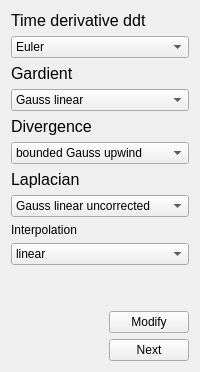
          <widget class="QWidget" name="tab_4">
           <attribute name="title">
            <string>Discretization-&gt;</string>
           </attribute>
           <layout class="QGridLayout" name="gridLayout_15">
            <item row="8" column="0">
             <widget class="QLabel" name="label_26">
              <property name="text">
               <string>Interpolation</string>
              </property>
             </widget>
            </item>
            <item row="5" column="0">
             <widget class="QComboBox" name="divergence_comboBox">
              <item>
               <property name="text">
                <string>bounded Gauss upwind</string>
               </property>
              </item>
              <item>
               <property name="text">
                <string>none</string>
               </property>
              </item>
             </widget>
            </item>
            <item row="3" column="0">
             <widget class="QComboBox" name="gardient_comboBox">
              <item>
               <property name="text">
                <string>Gauss linear</string>
               </property>
              </item>
              <item>
               <property name="text">
                <string>Gauss cubic</string>
               </property>
              </item>
              <item>
               <property name="text">
                <string>leastSquares</string>
               </property>
              </item>
              <item>
               <property name="text">
                <string>none</string>
               </property>
              </item>
             </widget>
            </item>
            <item row="9" column="0">
             <widget class="QComboBox" name="interpolation_comboBox">
              <item>
               <property name="text">
                <string>linear</string>
               </property>
              </item>
              <item>
               <property name="text">
                <string>cubic</string>
               </property>
              </item>
              <item>
               <property name="text">
                <string>none</string>
               </property>
              </item>
             </widget>
            </item>
            <item row="2" column="0">
             <widget class="QLabel" name="label_23">
              <property name="font">
               <font>
                <pointsize>12</pointsize>
               </font>
              </property>
              <property name="text">
               <string>Gardient</string>
              </property>
             </widget>
            </item>
            <item row="1" column="0">
             <widget class="QComboBox" name="derivative_comboBox">
              <item>
               <property name="text">
                <string>Euler</string>
               </property>
              </item>
              <item>
               <property name="text">
                <string>backward</string>
               </property>
              </item>
              <item>
               <property name="text">
                <string>localEuler</string>
               </property>
              </item>
              <item>
               <property name="text">
                <string>steadyState</string>
               </property>
              </item>
              <item>
               <property name="text">
                <string>none</string>
               </property>
              </item>
             </widget>
            </item>
            <item row="6" column="0">
             <widget class="QLabel" name="label_25">
              <property name="font">
               <font>
                <pointsize>12</pointsize>
               </font>
              </property>
              <property name="text">
               <string>Laplacian</string>
              </property>
             </widget>
            </item>
            <item row="0" column="0">
             <widget class="QLabel" name="label_22">
              <property name="font">
               <font>
                <pointsize>12</pointsize>
               </font>
              </property>
              <property name="text">
               <string>Time derivative ddt</string>
              </property>
             </widget>
            </item>
            <item row="4" column="0">
             <widget class="QLabel" name="label_24">
              <property name="font">
               <font>
                <pointsize>12</pointsize>
               </font>
              </property>
              <property name="text">
               <string>Divergence</string>
              </property>
             </widget>
            </item>
            <item row="11" column="0">
             <layout class="QGridLayout" name="gridLayout_16">
              <item row="2" column="1">
               <widget class="QPushButton" name="run_function_button">
                <property name="text">
                 <string>Next</string>
                </property>
               </widget>
              </item>
              <item row="1" column="0">
               <spacer name="horizontalSpacer_6">
                <property name="orientation">
                 <enum>Qt::Horizontal</enum>
                </property>
                <property name="sizeHint" stdset="0">
                 <size>
                  <width>40</width>
                  <height>20</height>
                 </size>
                </property>
               </spacer>
              </item>
              <item row="1" column="1">
               <widget class="QPushButton" name="change_function_button">
                <property name="text">
                 <string>Modify</string>
                </property>
               </widget>
              </item>
             </layout>
            </item>
            <item row="7" column="0">
             <widget class="QComboBox" name="laplacian_comboBox">
              <item>
               <property name="text">
                <string>Gauss linear uncorrected</string>
               </property>
              </item>
              <item>
               <property name="text">
                <string>Gauss linear corrected</string>
               </property>
              </item>
              <item>
               <property name="text">
                <string>Gauss linear orthogonal</string>
               </property>
              </item>
              <item>
               <property name="text">
                <string>none</string>
               </property>
              </item>
             </widget>
            </item>
            <item row="10" column="0">
             <spacer name="verticalSpacer_5">
              <property name="orientation">
               <enum>Qt::Vertical</enum>
              </property>
              <property name="sizeHint" stdset="0">
               <size>
                <width>20</width>
                <height>40</height>
               </size>
              </property>
             </spacer>
            </item>
           </layout>
          </widget>
